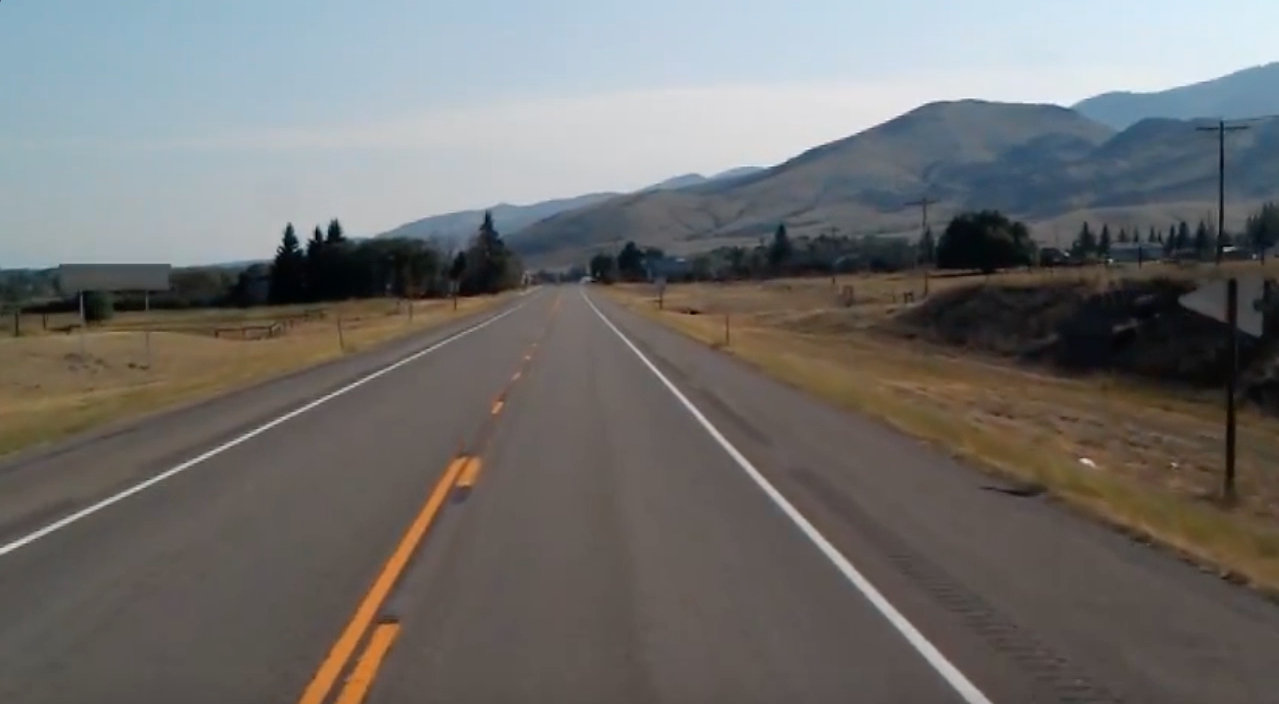
#> input picture test_image.jpg, 1279 x 704 px, given in place of the camera
$ python LaneDetection.py
#> lines starting #> are read from the running program, lines starting #| are printed output that depends on the picture; after the words box and inside, x2 and y2 are one past the last pixel; in counts of white or black regions, pixels touching at a corner belong together
### utlis.py
import cv2
import numpy as np


def thresholding(img):

    imgHsv = cv2.cvtColor(img,cv2.COLOR_BGR2HSV)
    lowerWhite = np.array([45,45,45])
    upperWhite = np.array([255, 255, 255])
    maskWhite = cv2.inRange(imgHsv,lowerWhite,upperWhite)

    return maskWhite


def warpImg(img,points,w,h, inv = False):
    pts1 = np.float32(points)
    pts2 = np.float32([[0,0],[w,0],[0,h],[w,h]])
    if inv:
        matrix = cv2.getPerspectiveTransform(pts2,pts1)
    else:
        matrix = cv2.getPerspectiveTransform(pts1,pts2)
    imgWarp = cv2.warpPerspective(img, matrix, (w,h))

    return imgWarp

def nothing(a):
    pass

def initializeTrackbars(intialTracbarVals, wT=480, hT=240):
    cv2.namedWindow("Trackbars")
    cv2.resizeWindow("Trackbars", 480, 240)
    cv2.createTrackbar("Width Top", "Trackbars", intialTracbarVals[0], wT//2, nothing)
    cv2.createTrackbar("Height Top", "Trackbars", intialTracbarVals[1], hT, nothing)
    cv2.createTrackbar("Width Bottom", "Trackbars",intialTracbarVals[2], wT//2, nothing)
    cv2.createTrackbar("Height Bottom", "Trackbars",intialTracbarVals[3], hT, nothing)

def valTrackbars(wT=480, hT=240):
    widthTop = cv2.getTrackbarPos("Width Top", "Trackbars")
    heightTop = cv2.getTrackbarPos("Height Top", "Trackbars")
    widthBottom = cv2.getTrackbarPos("Width Bottom", "Trackbars")
    heightBottom = cv2.getTrackbarPos("Height Bottom", "Trackbars")
    points = np.float32([(widthTop, heightTop),(wT-widthTop, heightTop),(widthBottom, heightBottom),(wT-widthBottom, heightBottom)])

    return points

def drawPoints(img, points):
    for x in range(4):
        cv2.circle(img,(int(points[x][0]),(int(points[x][1]))),15,(0,0,255),cv2.FILLED)

    return img

def getHistogram(img,minPer = 0.1,display = False,region=1):
    if region ==1:
        histValues = np.sum(img, axis=0)
    else:
        histValues = np.sum(img[img.shape[0]//region:,:], axis=0)

    # print(histValues)
    maxValue = np.max(histValues)
    minValue = minPer*maxValue

    indexArray = np.where(histValues >= minValue)
    basePoint = int(np.average(indexArray))
    # print(basePoint)

    if display:
        imgHist = np.zeros((img.shape[0],img.shape[1],3),np.uint8)
        for x,intensity in enumerate(histValues):
            cv2.line(imgHist,(x,img.shape[0]),(x,img.shape[0]-intensity//255//region),(255,0,255),1)
            cv2.circle(imgHist,(basePoint,img.shape[0]),20,(0,255,255),cv2.FILLED)
        return basePoint,imgHist

    return basePoint

# [31 lines left out: function stackImages, not called in this run]


### LaneDetection.py
import cv2
import numpy as np
import utlis

curveList = []
avgVal=10
def getLaneCurve(img, display=2):
    imgCopy = img.copy()
    imgResult = img.copy()
    #### STEP 1
    imgThres = utlis.thresholding(img)

    ### STEP 2
    hT, wT, c= img.shape
    points = utlis.valTrackbars()
    imgWarp = utlis.warpImg(imgThres,points,wT,hT)
    imgWarpPoints = utlis.drawPoints(imgCopy, points)

    ### STEP 3
    middlePoint,imgHist = utlis.getHistogram(imgWarp, display=True,minPer=0.5,region=4)
    curveAvergePoint,imgHist = utlis.getHistogram(imgWarp, display=True,minPer=0.9)
    curveRaw = curveAvergePoint - middlePoint

    ## STEP 4
    curveList.append(curveRaw)
    if len(curveList)>avgVal:
        curveList.pop(0)
    curve = int(sum(curveList)/len(curveList))


    ## STEP 5
    if display !=0:
        imgInvWarp = utlis.warpImg(imgWarp, points, wT, hT, inv=True)
        imgInvWarp = cv2.cvtColor(imgInvWarp, cv2.COLOR_GRAY2BGR)
        imgInvWarp[0:hT // 3, 0:wT] = 0,0,0
        imgLaneColor = np.zeros_like(img)
        imgLaneColor[:] = 0, 255,
        imgLaneColor = cv2.bitwise_and(imgInvWarp, imgLaneColor)
        imgResult = cv2.addWeighted(imgResult, 1, imgLaneColor, 1,0)
        midY = 450
        cv2.putText(imgResult, str(curve), (wT // 2 - 80, 85),
                    cv2.FONT_HERSHEY_COMPLEX, 2, (255, 0, 255), 3)

        cv2.line(imgResult, (wT // 2, midY),
                 (wT // 2 + (curve * 3), midY), (255, 0, 255), 5)

        cv2.line(imgResult, ((wT // 2 + (curve * 3)), midY - 25),
                 (wT // 2 + (curve * 3), midY + 25), (0, 255, 0), 5)

        for x in range(-30, 30):
            w = wT // 20
            cv2.line(imgResult, (w * x + int(curve // 50), midY - 10),
                     (w * x + int(curve // 50), midY + 10), (0, 0, 255), 2)
        # fps = cv2.getTickFrequency() / (cv2.getTickCount() - timer);
        # cv2.putText(imgResult, 'FPS ' + str(int(fps)), (20, 40), cv2.FONT_HERSHEY_SIMPLEX, 1, (230, 50, 50), 3);

        if display == 2:
            imgStacked = utlis.stackImages(0.7, ([img, imgWarpPoints, imgWarp],
                                             [imgHist, imgLaneColor, imgResult]))
            cv2.imshow('ImageStack', imgStacked)
        elif display == 1:
            cv2.imshow('Result', imgResult)

    ### normalization
    # curve = curve/100
    # if curve>1:curve ==1
    # if curve <-1:curve == -1

    # return curve

    cv2.imshow('Thres', imgThres)
    cv2.imshow('Warp', imgWarp)
    cv2.imshow('Warp Points', imgWarpPoints)
    cv2.imshow('Histgram',imgHist)
    return curve

if __name__ =='__main__':

    intialTrackBarVals =  [126, 37, 47, 85]
    utlis.initializeTrackbars(intialTrackBarVals)
    cap = cv2.VideoCapture(0)
    frameCounter = 0


    while True:
        frameCounter += 1
        if cap.get(cv2.CAP_PROP_FRAME_COUNT) == frameCounter:
            cap.set(cv2.CAP_PROP_POS_FRAMES, 0)
            frameCounter = 0

        _, img = cap.read()
#> img is the input picture: shape (704, 1279, 3); mean B, G, R 109.7, 111.3, 112.3
        success, img = cap.read()
        img = cv2.resize(img,(480,240))
#> img: shape (240, 480, 3)
        curve = getLaneCurve(img)
#> in thresholding, `imgHsv = cv2.cvtColor(img,cv2.COLOR_BGR2HSV)`: imgHsv: shape (240, 480, 3); mean H, S, V 51.2, 49.7, 121.6
#> in thresholding, `maskWhite = cv2.inRange(imgHsv,lowerWhite,upperWhite)`:
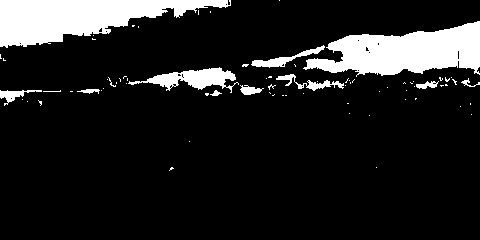
#> maskWhite: shape (240, 480); 12.9% white; 75 white regions (64 under 20 px), largest, box (x1, y1, x2, y2) and area: (0, 0, 231, 48) 6125, (303, 21, 480, 77) 5913, (128, 67, 239, 93) 1204
#> in warpImg, `imgWarp = cv2.warpPerspective(img, matrix, (w,h))`:
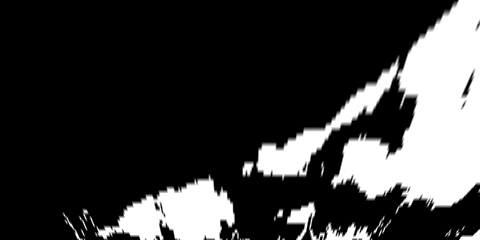
#> imgWarp: shape (240, 480); min 0, max 255, mean 57.8
#> after the loop in drawPoints, `for x in range(4):`:
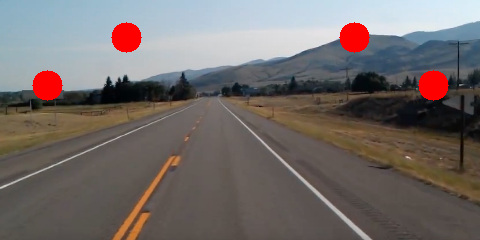
#> img: shape (240, 480, 3); mean B, G, R 106.1, 107.8, 115.4
#> in getHistogram, `histValues = np.sum(img[img.shape[0]//region:,:], axis=0)`: histValues = 480 values, max 38146 at index 449, min 0 at index 0, mean 12272.8
#> in getHistogram, `maxValue = np.max(histValues)`: maxValue = 38146
#> in getHistogram, `minValue = minPer*maxValue`: minValue = 19073
#> in getHistogram, `basePoint = int(np.average(indexArray))`: basePoint = 418
#> after the loop in getHistogram, `for x,intensity in enumerate(histValues):`:
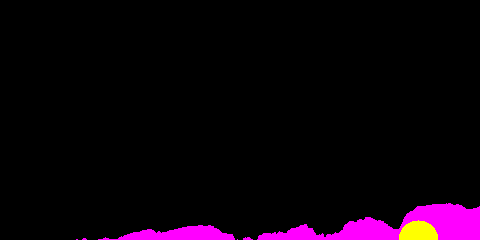
#> imgHist: shape (240, 480, 3); mean of channels 0, 1, 2 11, 1.3, 12.3; drawn as B, G, R
#> call 2 of getHistogram, with minPer = 0.9, display = True, region = 1
#> in getHistogram (call 2), `histValues = np.sum(img, axis=0)`: histValues = 480 values, max 52109 at index 457, min 0 at index 0, mean 13866.5
#> in getHistogram (call 2), `maxValue = np.max(histValues)`: maxValue = 52109
#> in getHistogram (call 2), `minValue = minPer*maxValue`: minValue = 46898.1
#> in getHistogram (call 2), `basePoint = int(np.average(indexArray))`: basePoint = 457
#> after the loop in getHistogram (call 2), `for x,intensity in enumerate(histValues):`:
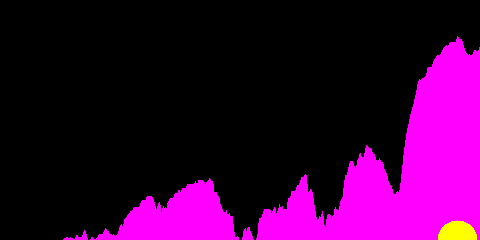
#> imgHist: shape (240, 480, 3); mean of channels 0, 1, 2 56, 1.3, 57.3; drawn as B, G, R
#> in getLaneCurve, `curveRaw = curveAvergePoint - middlePoint`: curveRaw = 39
#> call 2 of warpImg, with points = array of shape (4, 2), w = 480, h = 240, inv = True
#> in warpImg (call 2), `matrix = cv2.getPerspectiveTransform(pts2,pts1)`: matrix = [[0.475, -0.409, 126], [0, 0.055, 37], [0, -0.00171, 1]]
#> in warpImg (call 2), `imgWarp = cv2.warpPerspective(img, matrix, (w,h))`:
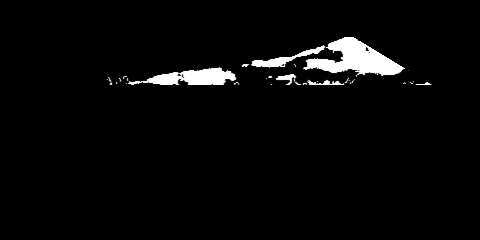
#> imgWarp: shape (240, 480); min 0, max 255, mean 8.4
#> in getLaneCurve, `imgInvWarp[0:hT // 3, 0:wT] = 0,0,0`:
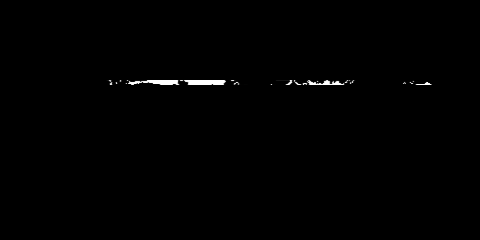
#> imgInvWarp: shape (240, 480, 3); min 0, max 255, mean 1.2
#> (the run stopped early here; a loop or call above may not have finished)

$ run again, on line.jpg
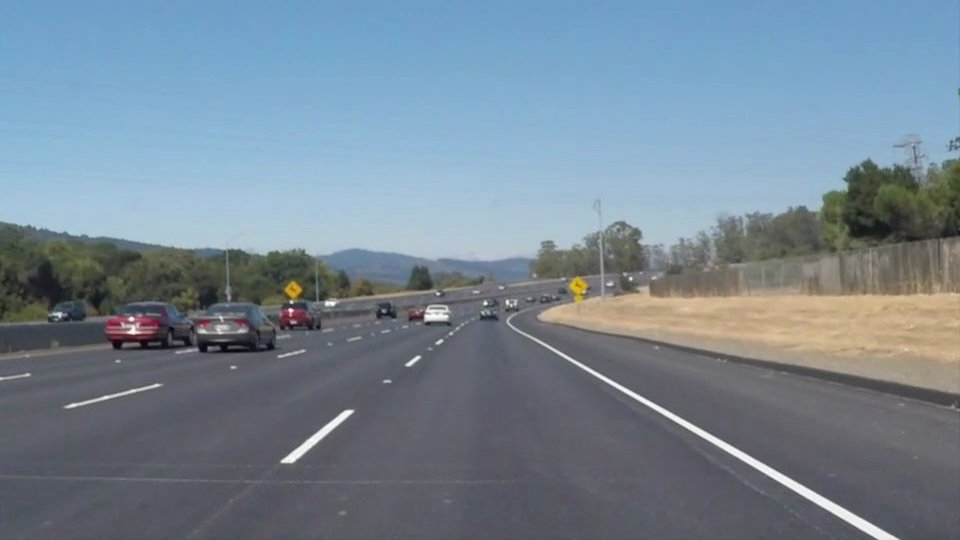
#> input picture line.jpg, 960 x 540 px, given in place of the camera
#> img is the input picture: shape (540, 960, 3); mean B, G, R 148.1, 134.5, 118.5
#> imgHsv: shape (240, 480, 3); mean H, S, V 97.9, 55.1, 152.4
#> maskWhite: shape (240, 480); 42.7% white; 94 white regions (77 under 20 px), largest, box (x1, y1, x2, y2) and area: (0, 0, 480, 113) 46676, (160, 110, 265, 126) 927, (52, 135, 93, 153) 424
#> in getHistogram, `histValues = np.sum(img[img.shape[0]//region:,:], axis=0)`: histValues = 480 values, max 45900 at index 0, min 43334 at index 479, mean 45845.4
#> maxValue = 45900
#> minValue = 22950
#> basePoint = 239
#> in getHistogram (call 2), `histValues = np.sum(img, axis=0)`: histValues = 480 values, max 61200 at index 0, min 58634 at index 479, mean 61145.4
#> maxValue = 61200
#> minValue = 55080
#> after the loop in getHistogram (call 2), `for x,intensity in enumerate(histValues):`:
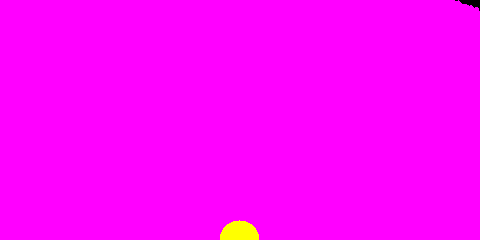
#> imgHist: shape (240, 480, 3); mean of channels 0, 1, 2 253.4, 1.3, 254.7; drawn as B, G, R
#> curveAvergePoint = 239
#> curveRaw = 0
#> in getLaneCurve, `imgInvWarp[0:hT // 3, 0:wT] = 0,0,0`:
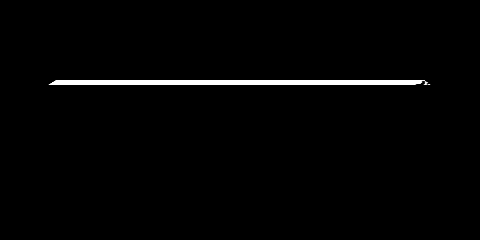
#> imgInvWarp: shape (240, 480, 3); min 0, max 255, mean 4.1
